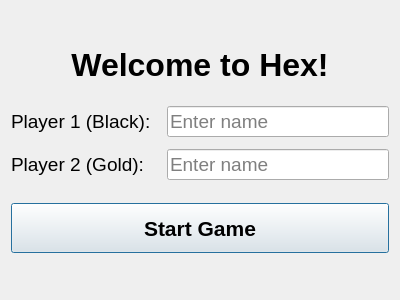
<?xml version="1.0" encoding="UTF-8"?>
<ui version="4.0">
 <class>StartScreen</class>
 <widget class="QDialog" name="StartScreen">
  <property name="geometry">
   <rect>
    <x>0</x>
    <y>0</y>
    <width>400</width>
    <height>300</height>
   </rect>
  </property>
  <property name="minimumSize">
   <size>
    <width>400</width>
    <height>300</height>
   </size>
  </property>
  <property name="windowTitle">
   <string>Hex Game - Start</string>
  </property>
  <layout class="QVBoxLayout" name="verticalLayout">
   <item>
    <spacer name="verticalSpacer_top">
     <property name="orientation">
      <enum>Qt::Vertical</enum>
     </property>
     <property name="sizeHint" stdset="0">
      <size>
       <width>20</width>
       <height>40</height>
      </size>
     </property>
    </spacer>
   </item>
   <item>
    <widget class="QLabel" name="titleLabel">
     <property name="text">
      <string>Welcome to Hex!</string>
     </property>
     <property name="alignment">
      <set>Qt::AlignCenter</set>
     </property>
     <property name="font">
      <font>
       <pointsize>24</pointsize>
       <weight>75</weight>
       <bold>true</bold>
      </font>
     </property>
    </widget>
   </item>
   <item>
    <spacer name="verticalSpacer_1">
     <property name="orientation">
      <enum>Qt::Vertical</enum>
     </property>
     <property name="sizeHint" stdset="0">
      <size>
       <width>20</width>
       <height>20</height>
      </size>
     </property>
    </spacer>
   </item>
   <item>
    <layout class="QHBoxLayout" name="player1Layout">
     <item>
      <widget class="QLabel" name="player1Label">
       <property name="text">
        <string>Player 1 (Black):</string>
       </property>
       <property name="minimumSize">
        <size>
         <width>150</width>
         <height>0</height>
        </size>
       </property>
       <property name="font">
        <font>
         <pointsize>14</pointsize>
        </font>
       </property>
      </widget>
     </item>
     <item>
      <widget class="QLineEdit" name="player1LineEdit">
       <property name="font">
        <font>
         <pointsize>14</pointsize>
        </font>
       </property>
       <property name="placeholderText">
        <string>Enter name</string>
       </property>
      </widget>
     </item>
    </layout>
   </item>
   <item>
    <spacer name="verticalSpacer_2">
     <property name="orientation">
      <enum>Qt::Vertical</enum>
     </property>
     <property name="sizeHint" stdset="0">
      <size>
       <width>20</width>
       <height>10</height>
      </size>
     </property>
    </spacer>
   </item>
   <item>
    <layout class="QHBoxLayout" name="player2Layout">
     <item>
      <widget class="QLabel" name="player2Label">
       <property name="text">
        <string>Player 2 (Gold):</string>
       </property>
       <property name="minimumSize">
        <size>
         <width>150</width>
         <height>0</height>
        </size>
       </property>
       <property name="font">
        <font>
         <pointsize>14</pointsize>
        </font>
       </property>
      </widget>
     </item>
     <item>
      <widget class="QLineEdit" name="player2LineEdit">
       <property name="font">
        <font>
         <pointsize>14</pointsize>
        </font>
       </property>
       <property name="placeholderText">
        <string>Enter name</string>
       </property>
      </widget>
     </item>
    </layout>
   </item>
   <item>
    <spacer name="verticalSpacer_3">
     <property name="orientation">
      <enum>Qt::Vertical</enum>
     </property>
     <property name="sizeHint" stdset="0">
      <size>
       <width>20</width>
       <height>20</height>
      </size>
     </property>
    </spacer>
   </item>
   <item>
    <widget class="QPushButton" name="startButton">
     <property name="text">
      <string>Start Game</string>
     </property>
     <property name="font">
      <font>
       <pointsize>16</pointsize>
       <weight>75</weight>
       <bold>true</bold>
      </font>
     </property>
     <property name="minimumSize">
      <size>
       <width>0</width>
       <height>50</height>
      </size>
     </property>
    </widget>
   </item>
   <item>
    <spacer name="verticalSpacer_bottom">
     <property name="orientation">
      <enum>Qt::Vertical</enum>
     </property>
     <property name="sizeHint" stdset="0">
      <size>
       <width>20</width>
       <height>40</height>
      </size>
     </property>
    </spacer>
   </item>
  </layout>
 </widget>
 <resources/>
 <connections/>
</ui>
